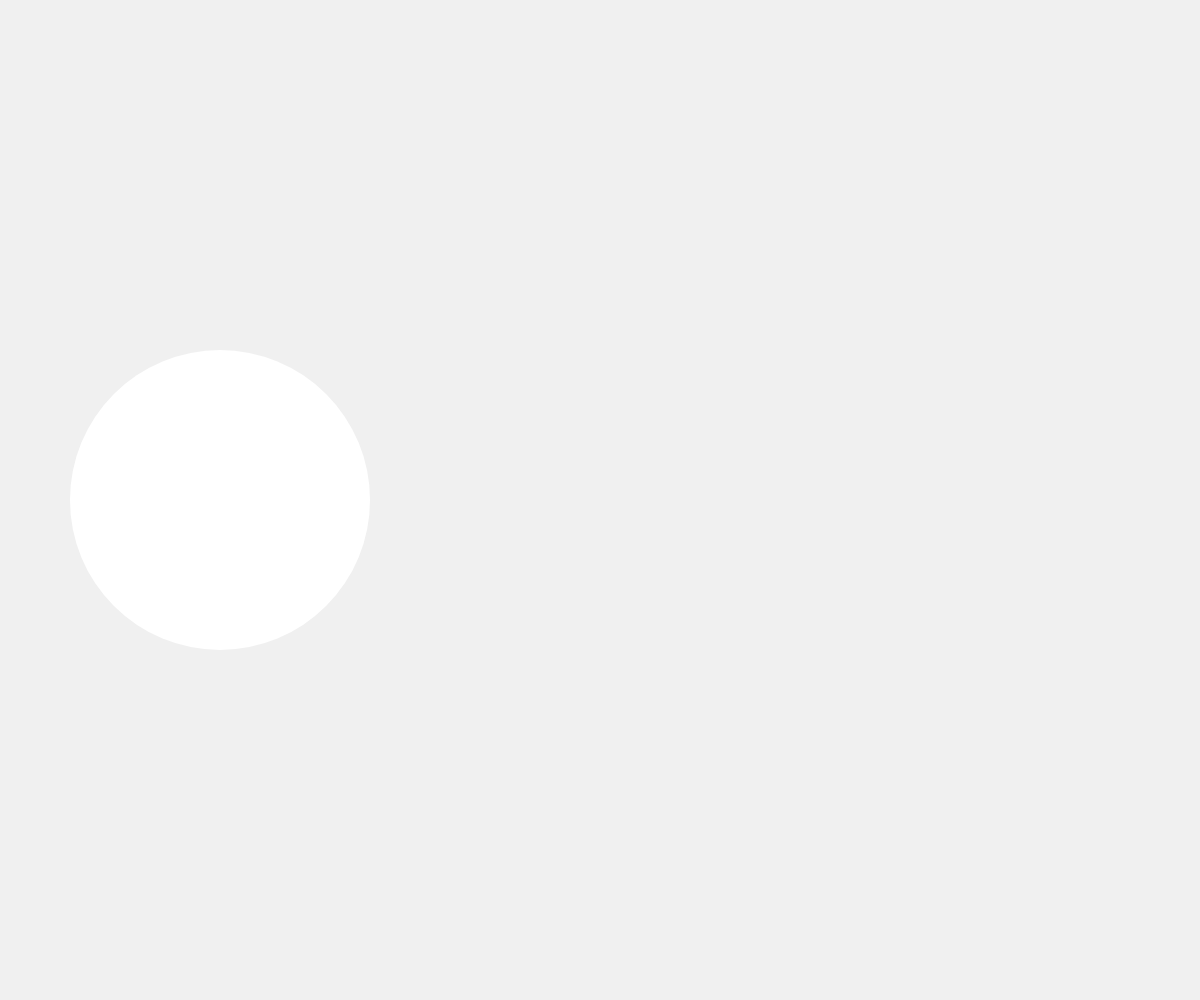
Frame 1 (no input)
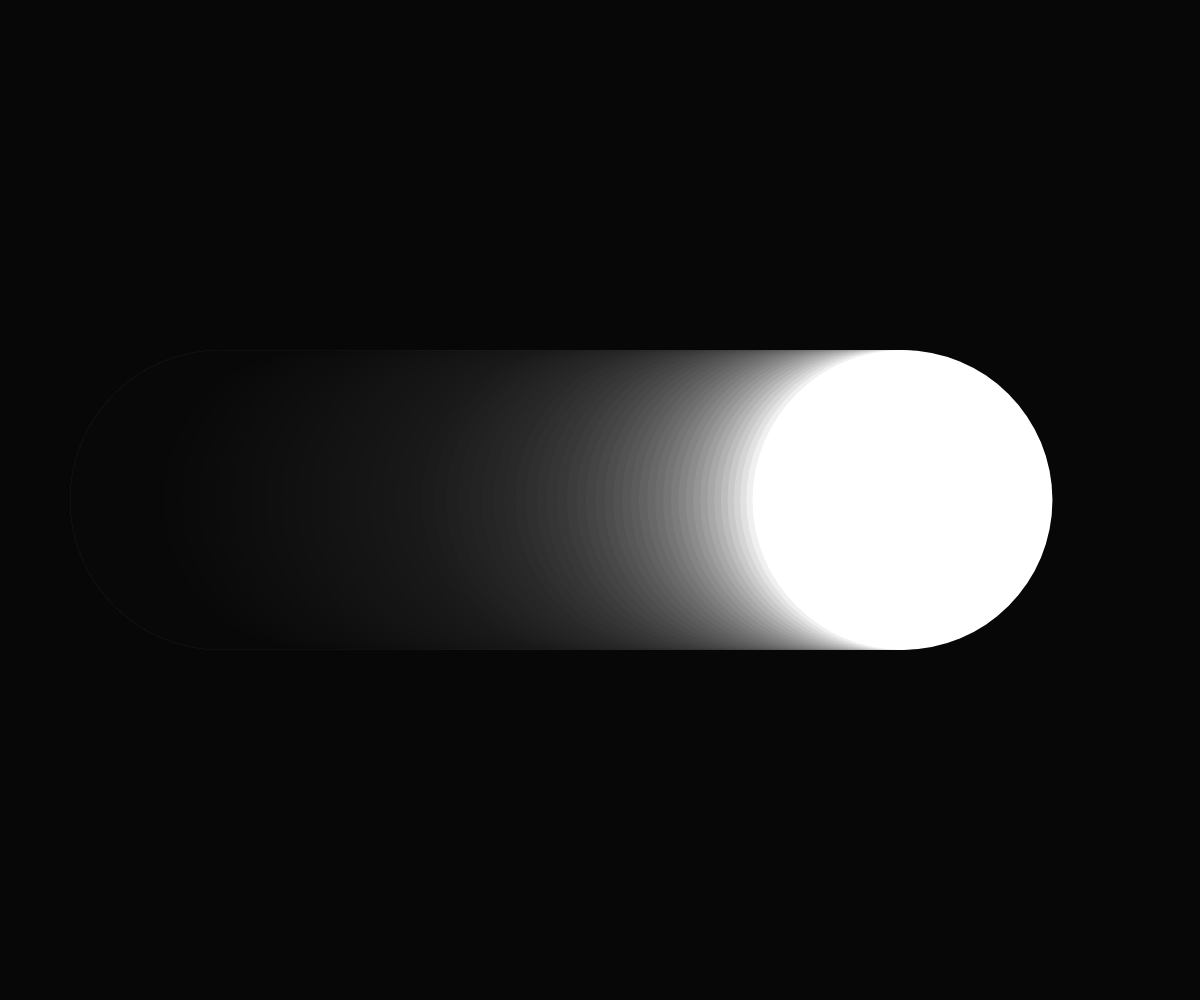
Frame 60 (no input)
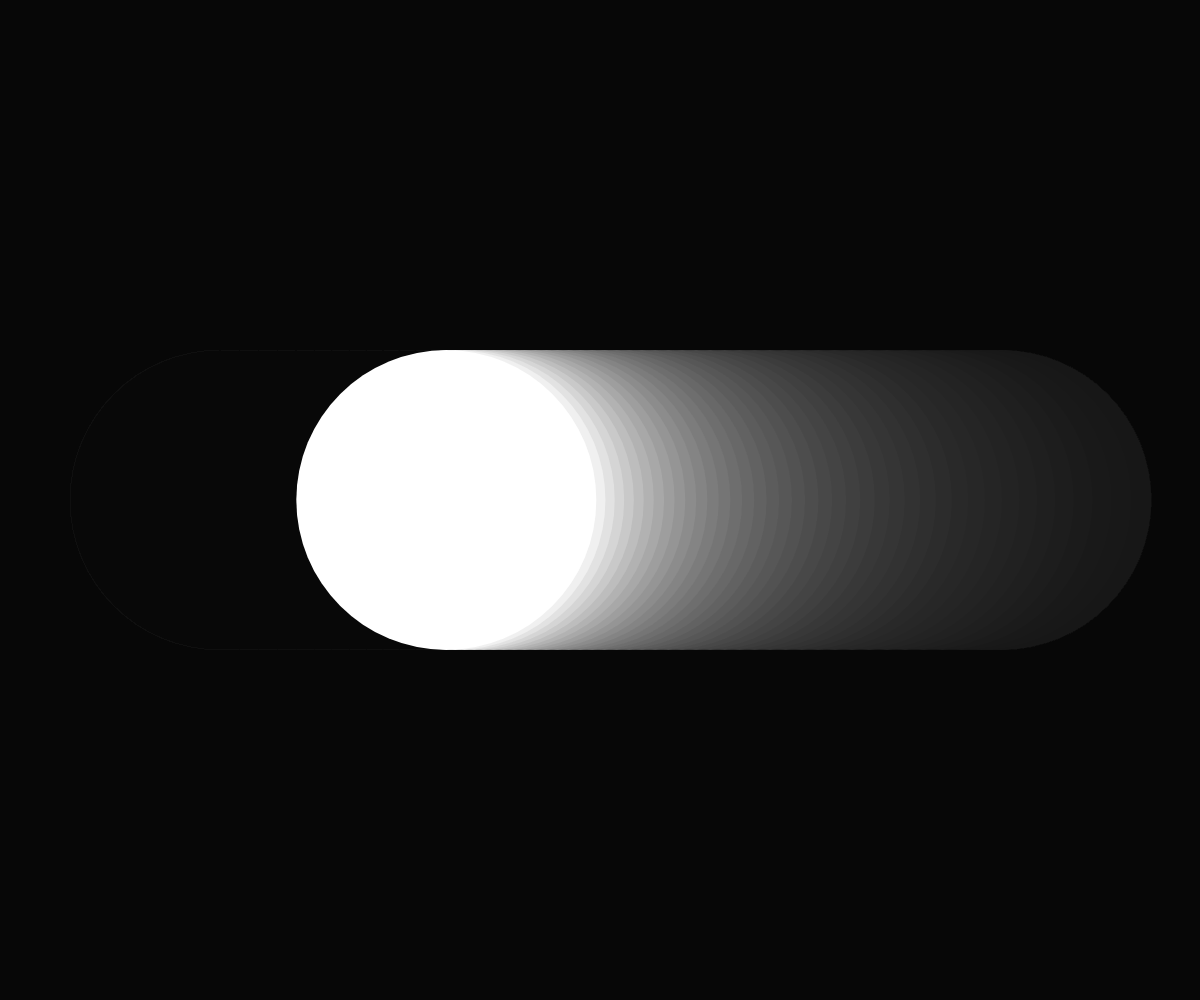
Frame 120 (the mouse pressed at the canvas centre since frame 60)

The p5.js sketch that drew these frames (run headless with seeded random() and noise() and a simulated clock; from frame 60 on, the mouse is pressed at the canvas centre):

// p5.js sketch
// ── sketch.js

// Global variables
let x_pos;
let y_pos;
let x_target;
let y_target;

function setup() {
  createCanvas(windowWidth, windowHeight);
  // Set color mode to HSB
  // Hue ranges between 0 - 360
  // Saturation ranges between 0 - 100
  // Brightness ranges between 0 - 100
  // colorMode(HSB, 360, 100, 100);

  // Initialize pos and target variables
  // pos holds the current position of the ellipse
  x_pos = width / 6;
  // target holds the end position of the ellipse
  x_target = width;

  y_pos = height/3;
  y_target = height;
}

/* Loop */
function draw() {
  background(0, 15);

  // When updating the positions of shapes by incrementing and decrementing
  // values, you get a very linear motion. The lerp() function is what you can
  // use to create a more smooth and natural animation! lerp is a programming
  // term that is short for linear interpolation, a way of figuring out points
  // that lie between two endpoints of a line. https://en.wikipedia.org/wiki/Linear_interpolation
  // In p5.js, the lerp() function calculates a number between two values at a
  // specific percentage increment.
  //let value = lerp(20, 250, 0.2); // value is 66 - 20%i 230st = 46, 46 + 20 = 66
                                  // lerp(from 20, towards 250, 0.2 = 20%)

  // The lerp() function shines when it is used to update the start value of the function.
  //let x_position = 0;
  //let end_position = width;

  // Calculate value that is 2 percent (0.02) from x_position towards end_position
  //x_position = lerp(x_position, end_position, 0.02);

  noStroke();
  fill(255);
  // Calculate lerp value from pos to target
  // Increases 2 percent every loop
  x_pos = lerp(x_pos, x_target, 0.02);
  y_pos = lerp(y_pos, y_target, 0.02);
  ellipse(x_pos, height / 2, width / 4, width / 4);
  //ellipse(x_pos, y_pos, width / 4, width / 4);

  //y_pos = height - x_pos;

  // Set target back to 0 when the ellipse reaches the right side of the canvas
  if(x_pos > width - width / 6){
    x_target = 0;
  }

  // Set target back to width when the ellipse reaches the left side of the canvas
  if(x_pos < width / 6){
    x_target = width;
  }

}

// If you want your canvas to dynamically adjust to changes in the browser window’s size,
// you can use the resizeCanvas() function in the windowResized() function:
// // Whenever browser size changes, canvas is resized to browser's current width and height
function windowResized() {
  resizeCanvas(windowWidth, windowHeight);
}
